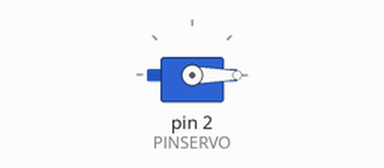
Recording of a sketch running on a simulated Arduino Uno, built with avr-gcc and run on an emulated ATmega328P. Parts: servo.

Above: at 0.05 s.
At 15.95 s:
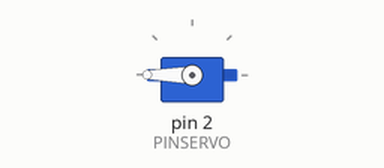
Timing chart, 0 to 20.8 s (numbered marks = the images above):
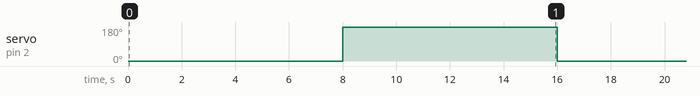

The sketch:

prueba_servo.ino
```cpp
#include <Servo.h>

Servo servo1;

int PINSERVO = 2;

void setup() {
  servo1.attach(PINSERVO);
}

void loop() {
  servo1.write(0);
  delay(8000);
  servo1.write(180);
  delay(8000);
}
```

Measured:
- by itself, servo on pin 2 (PINSERVO): alternates 180° for 8.0 s and 0° for 8.0 s
